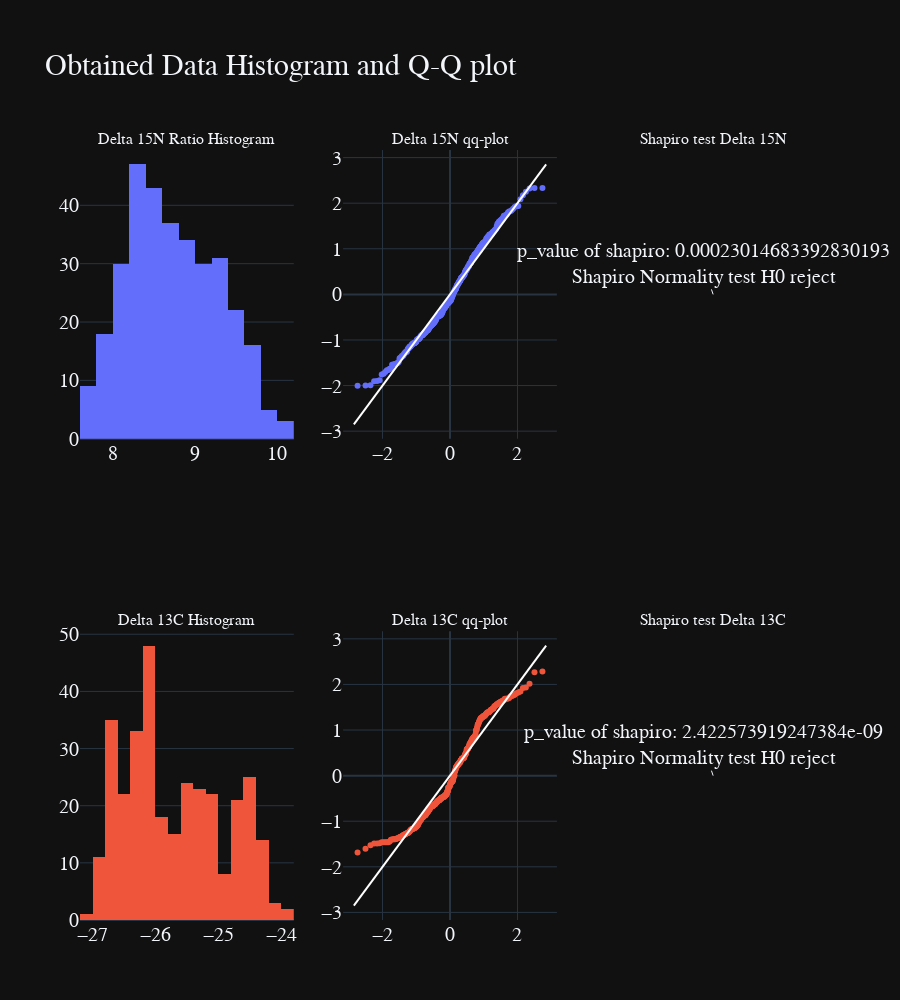

Notebook code cell kept with this figure:
### Markdown cell above
<span style="font-family:Fira Code">

$\delta^{15}N$ and $\delta^{13}C$ are the ratio of the the two stable isotopes of the respective elements with respective to atmosphere
- If the number is positive that means relative enrichment to the atmosphere
- If the number is negative that means relative depletion to the atmosphere
- Typical insignificant range is from [-20,80]

### Code cell
fig = make_subplots(rows=2,cols=3,subplot_titles=("Delta 15N Ratio Histogram","Delta 15N qq-plot","Shapiro test Delta 15N","Delta 13C Histogram","Delta 13C qq-plot","Shapiro test Delta 13C"))
colors_list = px.colors.qualitative.Plotly[:2]
for i,color_ in enumerate(colors_list):
    d = plot_qq(exp_cols[i])
    p_val,text_ = shapiro_test(exp_cols[i])
    fig.add_trace(go.Histogram(x=temp_na[exp_cols[i]],marker=dict(color=color_)),row=i+1,col=1)
    fig.append_trace(go.Scatter(x=d[0].get_xdata(),y=d[0].get_ydata(),mode="markers",showlegend=False,marker=dict(color=color_)),row=i+1,col=2)
    fig.append_trace(go.Scatter(x=d[1].get_xdata(),y=d[1].get_ydata(),mode="lines",showlegend=False,line=dict(color="white")),row=i+1,col=2)
    fig.add_annotation(text=f"p_value of shapiro: {p_val}<br>{text_}",row=i+1,col=3)
    fig.update_xaxes(showgrid=False,showticklabels=False,row=i+1,col=3)
    fig.update_yaxes(showgrid=False,showticklabels=False,row=i+1,col=3)
fig.update_layout(showlegend=False,height=1000,title=dict(text="Obtained Data Histogram and Q-Q plot",font=dict(size=30)),margin=dict(t=150))
fig.show()

### Figure 1 — Plotly figure (JSON) as saved in the notebook; plotly's stock layout.template omitted (floating-point values rounded to 4 significant figures; data arrays with more than 128 entries replaced by an {"elided": "..."} marker saying what was removed)
{"data": [{"marker": {"color": "#636EFA"}, "type": "histogram", "x": {"elided": "325 float values"}, "xaxis": "x", "yaxis": "y"}, {"marker": {"color": "#636EFA"}, "mode": "markers", "showlegend": false, "type": "scatter", "x": {"elided": "325 float values"}, "xaxis": "x2", "y": {"elided": "325 float values"}, "yaxis": "y2"}, {"line": {"color": "white"}, "mode": "lines", "showlegend": false, "type": "scatter", "x": [-2.85, 2.85], "xaxis": "x2", "y": [-2.85, 2.85], "yaxis": "y2"}, {"marker": {"color": "#EF553B"}, "type": "histogram", "x": {"elided": "325 float values"}, "xaxis": "x4", "yaxis": "y4"}, {"marker": {"color": "#EF553B"}, "mode": "markers", "showlegend": false, "type": "scatter", "x": {"elided": "325 float values"}, "xaxis": "x5", "y": {"elided": "325 float values"}, "yaxis": "y5"}, {"line": {"color": "white"}, "mode": "lines", "showlegend": false, "type": "scatter", "x": [-2.85, 2.85], "xaxis": "x5", "y": [-2.85, 2.85], "yaxis": "y5"}], "layout": {"annotations": [{"font": {"size": 16}, "showarrow": false, "text": "Delta 15N Ratio Histogram", "x": 0.1444, "xanchor": "center", "xref": "paper", "y": 1, "yanchor": "bottom", "yref": "paper"}, {"font": {"size": 16}, "showarrow": false, "text": "Delta 15N qq-plot", "x": 0.5, "xanchor": "center", "xref": "paper", "y": 1, "yanchor": "bottom", "yref": "paper"}, {"font": {"size": 16}, "showarrow": false, "text": "Shapiro test Delta 15N", "x": 0.8556, "xanchor": "center", "xref": "paper", "y": 1, "yanchor": "bottom", "yref": "paper"}, {"font": {"size": 16}, "showarrow": false, "text": "Delta 13C Histogram", "x": 0.1444, "xanchor": "center", "xref": "paper", "y": 0.375, "yanchor": "bottom", "yref": "paper"}, {"font": {"size": 16}, "showarrow": false, "text": "Delta 13C qq-plot", "x": 0.5, "xanchor": "center", "xref": "paper", "y": 0.375, "yanchor": "bottom", "yref": "paper"}, {"font": {"size": 16}, "showarrow": false, "text": "Shapiro test Delta 13C", "x": 0.8556, "xanchor": "center", "xref": "paper", "y": 0.375, "yanchor": "bottom", "yref": "paper"}, {"text": "p_value of shapiro: 0.00023014683392830193<br>Shapiro Normality test H0 reject", "xref": "x3", "yref": "y3"}, {"text": "p_value of shapiro: 2.422573919247384e-09<br>Shapiro Normality test H0 reject", "xref": "x6", "yref": "y6"}], "height": 1000, "margin": {"t": 150}, "showlegend": false, "title": {"font": {"size": 30}, "text": "Obtained Data Histogram and Q-Q plot"}, "xaxis": {"anchor": "y", "domain": [0, 0.2889]}, "xaxis2": {"anchor": "y2", "domain": [0.3556, 0.6444]}, "xaxis3": {"anchor": "y3", "domain": [0.7111, 1], "showgrid": false, "showticklabels": false}, "xaxis4": {"anchor": "y4", "domain": [0, 0.2889]}, "xaxis5": {"anchor": "y5", "domain": [0.3556, 0.6444]}, "xaxis6": {"anchor": "y6", "domain": [0.7111, 1], "showgrid": false, "showticklabels": false}, "yaxis": {"anchor": "x", "domain": [0.625, 1]}, "yaxis2": {"anchor": "x2", "domain": [0.625, 1]}, "yaxis3": {"anchor": "x3", "domain": [0.625, 1], "showgrid": false, "showticklabels": false}, "yaxis4": {"anchor": "x4", "domain": [0, 0.375]}, "yaxis5": {"anchor": "x5", "domain": [0, 0.375]}, "yaxis6": {"anchor": "x6", "domain": [0, 0.375], "showgrid": false, "showticklabels": false}}}
